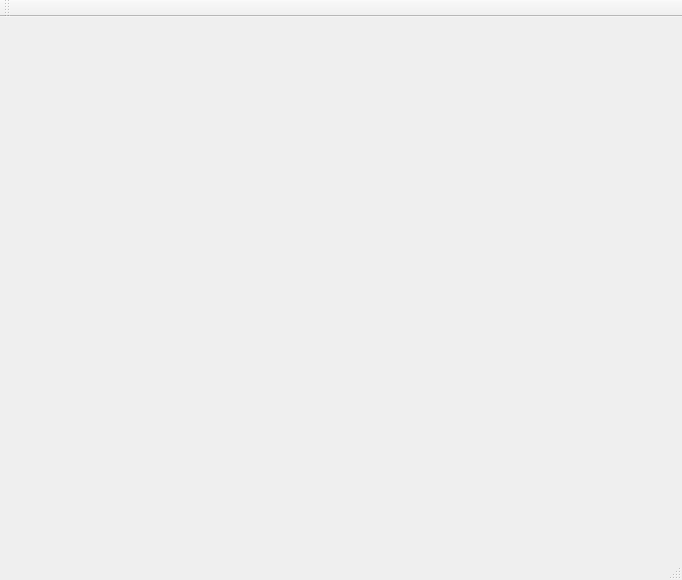
<?xml version="1.0" encoding="UTF-8"?>
<ui version="4.0">
 <class>MainWindow</class>
 <widget class="QMainWindow" name="MainWindow">
  <property name="geometry">
   <rect>
    <x>0</x>
    <y>0</y>
    <width>682</width>
    <height>580</height>
   </rect>
  </property>
  <property name="windowTitle">
   <string>MainWindow</string>
  </property>
  <widget class="QWidget" name="centralWidget"/>
  <widget class="QMenuBar" name="menuBar">
   <property name="geometry">
    <rect>
     <x>0</x>
     <y>0</y>
     <width>682</width>
     <height>25</height>
    </rect>
   </property>
  </widget>
  <widget class="QToolBar" name="mainToolBar">
   <attribute name="toolBarArea">
    <enum>TopToolBarArea</enum>
   </attribute>
   <attribute name="toolBarBreak">
    <bool>false</bool>
   </attribute>
  </widget>
  <widget class="QStatusBar" name="statusBar"/>
 </widget>
 <layoutdefault spacing="6" margin="11"/>
 <resources/>
 <connections/>
</ui>
